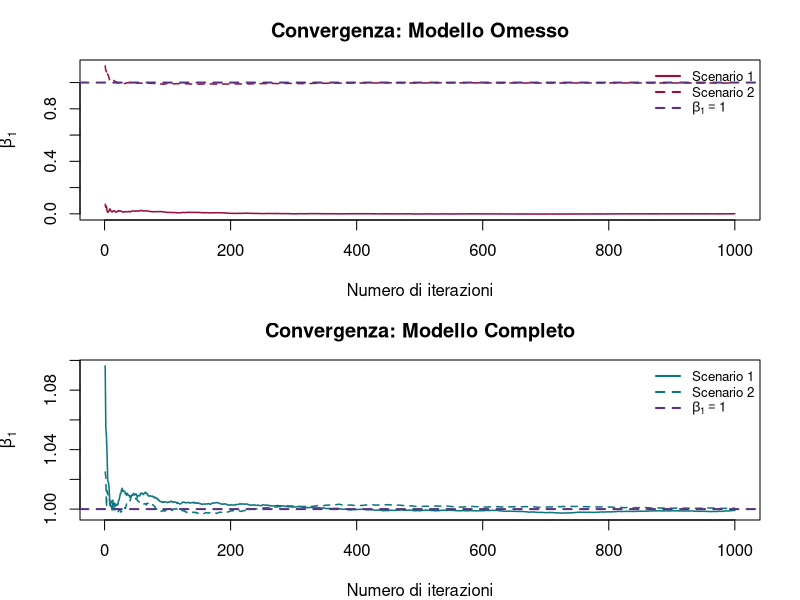
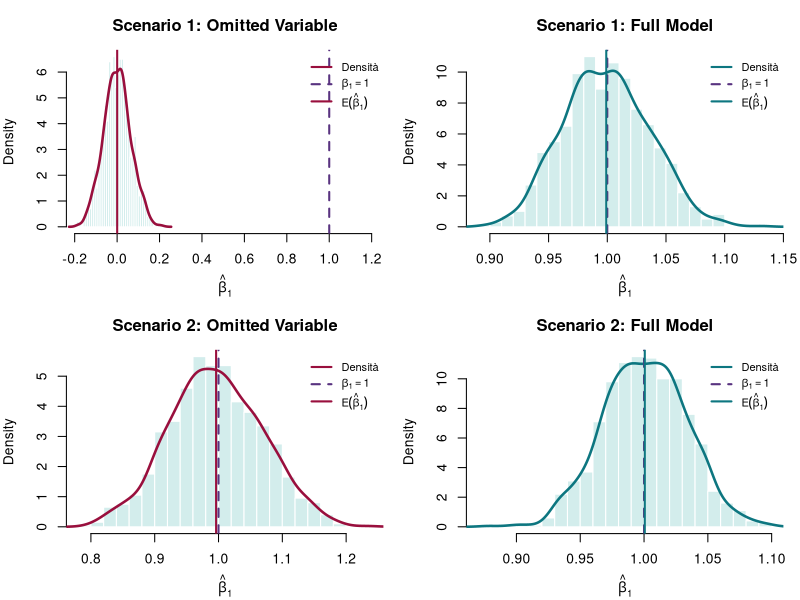

Here is the R script that generated these plots, in order:
## ---- chunk 1
if (dir.exists("img")) unlink(list.files("img", full.names = TRUE))
dir.create("img", showWarnings = FALSE)
knitr::opts_chunk$set(fig.path = "img/", dev = "png")
## ---- chunk 2
set.seed(123)
n <- 1000
beta_0 <- 0
beta_1 <- 1
beta_2 <- -2
sigma1 <- matrix(c(1, 0.5, 0.5, 1), nrow = 2)
sigma2 <- matrix(c(1, 0, 0, 1), nrow = 2)
library(MASS)
# Funzione per generare i dati
generate_data <- function(sigma) {
    x <- mvrnorm(n, mu = c(0, 0), Sigma = sigma)
    u <- rnorm(n, mean = 0, sd = 1)
    y <- beta_0 + beta_1 * x[, 1] + beta_2 * x[, 2] + u
    data.frame(y = y, x1 = x[, 1], x2 = x[, 2])
}
# Generazione dei dati per entrambi gli scenari
data1 <- generate_data(sigma1)
data2 <- generate_data(sigma2)
## ---- chunk 3
# Funzione per stimare i modelli
estimate_models <- function(data) {
    model1 <- lm(y ~ x1, data = data)
    model2 <- lm(y ~ x1 + x2, data = data)
    c(beta1_omitted = unname(coef(model1)["x1"]), beta1_full = unname(coef(model2)["x1"]))
}
# Stima dei modelli per entrambi gli scenari
results1 <- estimate_models(data1)
results2 <- estimate_models(data2)
results1
results2
## ---- chunk 4
# Simulazione Monte Carlo
n_sim <- 1000

# Vettori per salvare le stime di beta1
beta1_omitted_s1 <- c()
beta1_full_s1    <- c()
beta1_omitted_s2 <- c()
beta1_full_s2    <- c()

for (i in 1:n_sim) {
    data1 <- generate_data(sigma1)
    data2 <- generate_data(sigma2)
    results1 <- estimate_models(data1)
    results2 <- estimate_models(data2)
    beta1_omitted_s1[i] <- results1["beta1_omitted"]
    beta1_full_s1[i]    <- results1["beta1_full"]
    beta1_omitted_s2[i] <- results2["beta1_omitted"]
    beta1_full_s2[i]    <- results2["beta1_full"]
}

# Palette colori
col_fill_omit <- "#D3EDEC"   # azzurro chiaro  - modello con variabile omessa
col_fill_full <- "#D3EDEC"   # stesso fill, si distinguono per titolo/densità
col_dens_omit <- "#990F3D"   # rosso scuro     - curva densità modello omesso
col_dens_full <- "#0D7680"   # verde-teal      - curva densità modello completo
col_true      <- "#593380"   # viola           - linea valore vero

c(beta1_omitted_s1 = round(mean(beta1_omitted_s1), 3),
    beta1_full_s1 = round(mean(beta1_full_s1), 3),
    beta1_omitted_s2 = round(mean(beta1_omitted_s2), 3),
    beta1_full_s2 = round(mean(beta1_full_s2), 3),
    beta_1 = beta_1)
## ---- chunk 5
# Convergenza delle medie Monte Carlo al crescere delle iterazioni
iters          <- seq_len(n_sim)
cum_omitted_s1 <- cumsum(beta1_omitted_s1) / iters
cum_full_s1    <- cumsum(beta1_full_s1)    / iters
cum_omitted_s2 <- cumsum(beta1_omitted_s2) / iters
cum_full_s2    <- cumsum(beta1_full_s2)    / iters

par(mfrow = c(2, 1), mar = c(4, 4, 3, 2))
ylim_omit <- range(cum_omitted_s1, cum_omitted_s2, beta_1)
ylim_full <- range(cum_full_s1, cum_full_s2, beta_1)

# --- Convergenza: Modello con variabile omessa ---
plot(iters, cum_omitted_s1,
     type = "l", col = col_dens_omit, lwd = 1.5,
     ylim = ylim_omit,
     xlab = "Numero di iterazioni",
     ylab = expression(bar(hat(beta))[1]),
     main = "Convergenza: Modello Omesso")
lines(iters, cum_omitted_s2, col = col_dens_omit, lwd = 1.5, lty = 2)
abline(h = beta_1, col = col_true, lwd = 2, lty = 2)
legend("topright",
       legend = c("Scenario 1", "Scenario 2", expression(beta[1] == 1)),
       col = c(col_dens_omit, col_dens_omit, col_true),
       lty = c(1, 2, 2), lwd = 2, bty = "n", cex = 0.8)

# --- Convergenza: Modello completo ---
plot(iters, cum_full_s1,
     type = "l", col = col_dens_full, lwd = 1.5,
     ylim = ylim_full,
     xlab = "Numero di iterazioni",
     ylab = expression(bar(hat(beta))[1]),
     main = "Convergenza: Modello Completo")
lines(iters, cum_full_s2, col = col_dens_full, lwd = 1.5, lty = 2)
abline(h = beta_1, col = col_true, lwd = 2, lty = 2)
legend("topright",
       legend = c("Scenario 1", "Scenario 2", expression(beta[1] == 1)),
       col = c(col_dens_full, col_dens_full, col_true),
       lty = c(1, 2, 2), lwd = 2, bty = "n", cex = 0.8)
## ---- chunk 6
# Confronto delle distribuzioni
par(mfrow = c(2, 2), mar = c(4, 4, 3, 1))

# --- Scenario 1: Modello con variabile omessa ---
hist(beta1_omitted_s1,
     probability = TRUE,
     main = "Scenario 1: Omitted Variable",
     xlab = expression(hat(beta)[1]),
     col = col_fill_omit,
     border = "white",
     breaks = 30,
     xlim = c(min(beta1_omitted_s1), max(beta_1 + 0.2, max(beta1_omitted_s1))))
lines(density(beta1_omitted_s1), col = col_dens_omit, lwd = 2.5)
abline(v = beta_1, col = col_true, lwd = 2, lty = 2)
abline(v = mean(beta1_omitted_s1), col = col_dens_omit, lwd = 2, lty = 1)
legend("topright", legend = c("Densità", expression(beta[1] == 1),
    expression(E(hat(beta)[1]))), col = c(col_dens_omit, col_true, col_dens_omit),
    lty = c(1, 2, 1), lwd = 2, bty = "n", cex = 0.8)

# --- Scenario 1: Modello completo ---
hist(beta1_full_s1,
     probability = TRUE,
     main = "Scenario 1: Full Model",
     xlab = expression(hat(beta)[1]),
     col = col_fill_full,
     border = "white",
     breaks = 30)
lines(density(beta1_full_s1), col = col_dens_full, lwd = 2.5)
abline(v = beta_1, col = col_true, lwd = 2, lty = 2)
abline(v = mean(beta1_full_s1), col = col_dens_full, lwd = 2, lty = 1)
legend("topright", legend = c("Densità", expression(beta[1] == 1),
    expression(E(hat(beta)[1]))), col = c(col_dens_full, col_true, col_dens_full),
    lty = c(1, 2, 1), lwd = 2, bty = "n", cex = 0.8)

# --- Scenario 2: Modello con variabile omessa ---
hist(beta1_omitted_s2,
     probability = TRUE,
     main = "Scenario 2: Omitted Variable",
     xlab = expression(hat(beta)[1]),
     col = col_fill_omit,
     border = "white",
     breaks = 30)
lines(density(beta1_omitted_s2), col = col_dens_omit, lwd = 2.5)
abline(v = beta_1, col = col_true, lwd = 2, lty = 2)
abline(v = mean(beta1_omitted_s2), col = col_dens_omit, lwd = 2, lty = 1)
legend("topright", legend = c("Densità", expression(beta[1] == 1),
    expression(E(hat(beta)[1]))), col = c(col_dens_omit, col_true, col_dens_omit),
    lty = c(1, 2, 1), lwd = 2, bty = "n", cex = 0.8)

# --- Scenario 2: Modello completo ---
hist(beta1_full_s2,
     probability = TRUE,
     main = "Scenario 2: Full Model",
     xlab = expression(hat(beta)[1]),
     col = col_fill_full,
     border = "white",
     breaks = 30)
lines(density(beta1_full_s2), col = col_dens_full, lwd = 2.5)
abline(v = beta_1, col = col_true, lwd = 2, lty = 2)
abline(v = mean(beta1_full_s2), col = col_dens_full, lwd = 2, lty = 1)
legend("topright", legend = c("Densità", expression(beta[1] == 1),
    expression(E(hat(beta)[1]))), col = c(col_dens_full, col_true, col_dens_full),
    lty = c(1, 2, 1), lwd = 2, bty = "n", cex = 0.8)
